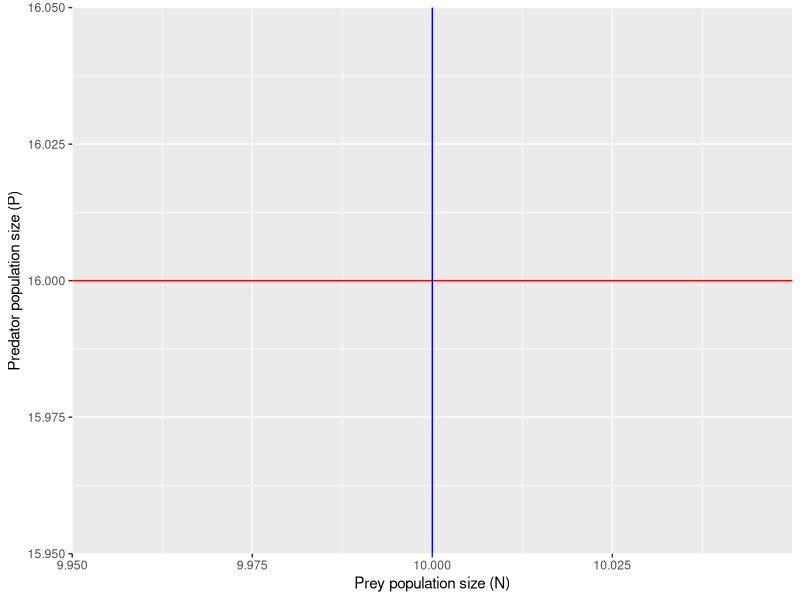
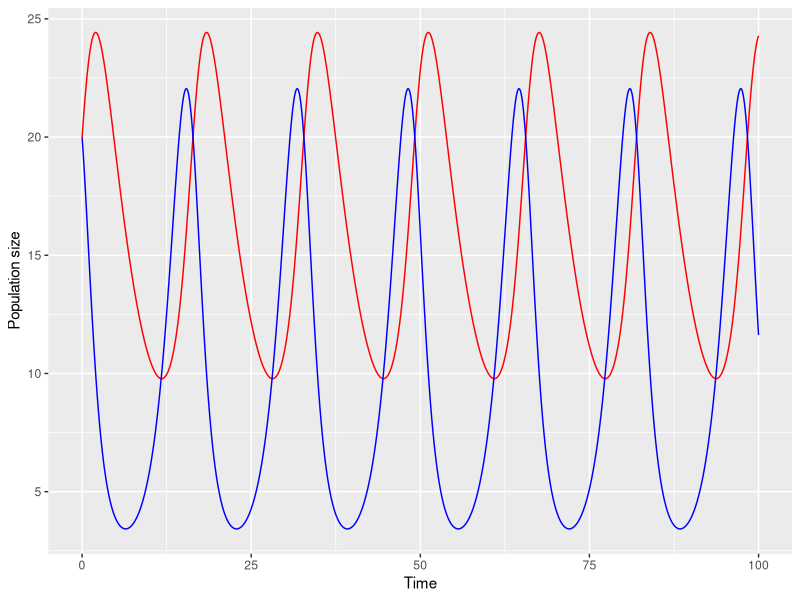
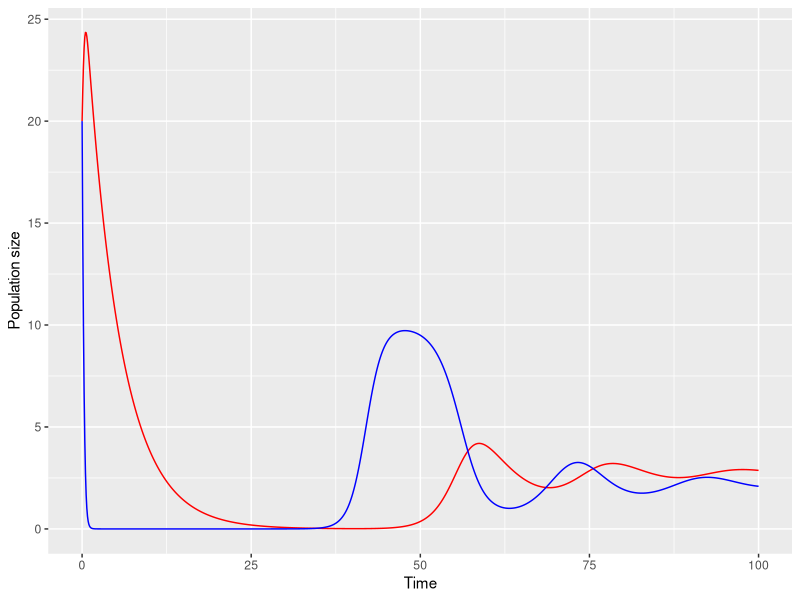

Recreate these plots in R, in order.

# Load packages
library(tidyverse)
library(deSolve) # Package for solving differential equations

# Define rates
b <- 0.8
a <- 0.05 
e <- 0.4 
d <- 0.2

# 1 - Plot the isoclines

plot_isoclines <- function(e, a, d, b) {
  
  # Prey isocline
  P <- b/a
  
  # Predator isocline
  N <- d/(e*a)
  
  # Plot the isoclines
  p <- ggplot() +
    geom_hline(yintercept = P, colour = "red") +
    geom_vline(xintercept = N, colour = "blue") +
    labs(x = "Prey population size (N)", y = "Predator population size (P)")
  
  return(p)
  
}

# Plot the isoclines
plot_isoclines(e = e, a = a, b = b, d = d)

# 2 - Perform the eigen-analysis

pred_prey_eigen <- function(e, b, d) {
  
  # Construct Jacobian matrix
  m <- matrix(c(0, -d/e, e*b, 0), nrow = 2)
  
  # Perform the eigen-analysis
  return(eigen(m)$values)
}

pred_prey_eigen(e = e, b = b, d = d)

# 3 - Solve the differential equations and plot

# Choose starting population sizes
N0 <- 20
P0 <- 20

# Make a time sequence
Time <- seq(0, 100, by = 0.1) 

# 3 a - Use the classic Lotka-Volterra formulation

# Define an ODE function for the classic Lotka-Volterra model
predpreyLV <- function(t, y, params) { 
  N <- y[1] 
  P <- y[2] 
  with(as.list(params), {
    dNdt <- b * N - a * P * N 
    dPdt <- e * a * P * N - d * P
    return(list(c(dNdt, dPdt)))
  })
}

# Make a vector of the Lotka-Volterra parameters
parmsLV <- c(b = b, a = a, d = d, e = e)

# Solve 
LV_out <- ode(c(N0 = N0, P0 = P0), Time, predpreyLV, parmsLV) %>%
  as_tibble()

# Plot the predator-prey trajectory
ggplot(LV_out) +
  geom_line(aes(x = time, y = P0), colour = "red") +
  geom_line(aes(x = time, y = N0), colour = "blue") +
  labs(x = "Time", y = "Population size")

# 3 b - Use the Rosenzweig-MacArthur formulation

# Define new rates
w <- 5
D <- 20
alpha <- 0.1

# Define an ODE function for the Rosenzweig-MacArthur model
predpreyRM <- function(t, y, params) { 
  N <- y[1] 
  P <- y[2] 
  with(as.list(params), { 
    dNdt <- b * N * (1 - alpha * N) - w * P * N/(D + N) 
    dPdt <- e * w * P * N/(D + N) - d * P 
    return(list(c(dNdt, dPdt))) 
  }) 
}

# Make a vector of the Rosenzweig-MacArthur parameters
parmsRM <- c(b = b, a = a, d = d, e = e, w = w, D = D, alpha = alpha)

# Solve 
RM_out <- ode(c(N0 = N0, P0 = P0), Time, predpreyRM, parmsRM) %>%
  as_tibble()

# Plot the predator-prey trajectory
ggplot(RM_out) +
  geom_line(aes(x = time, y = P0), colour = "red") +
  geom_line(aes(x = time, y = N0), colour = "blue") +
  labs(x = "Time", y = "Population size")
